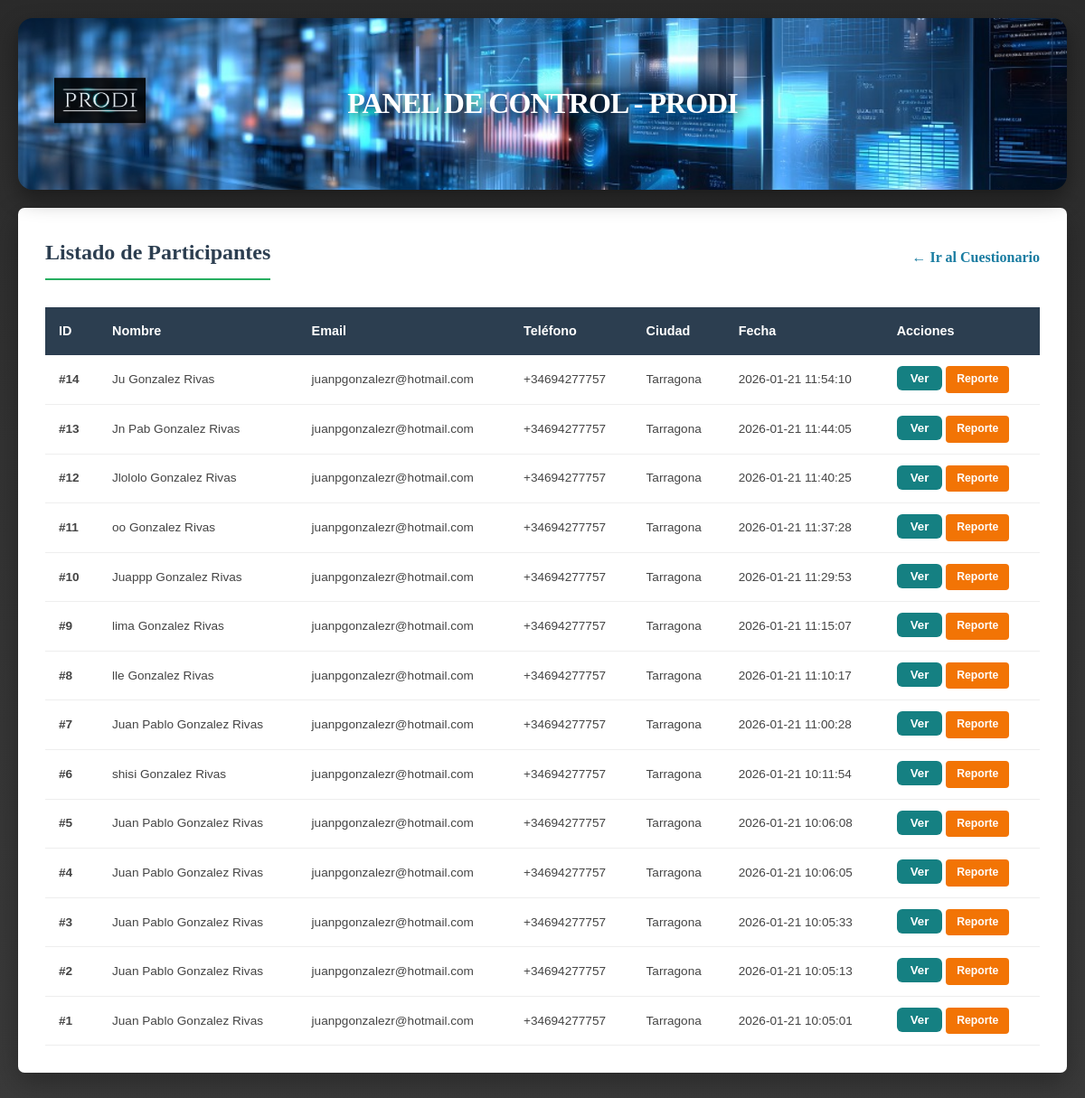
Page /dashboard on the earlier database version.
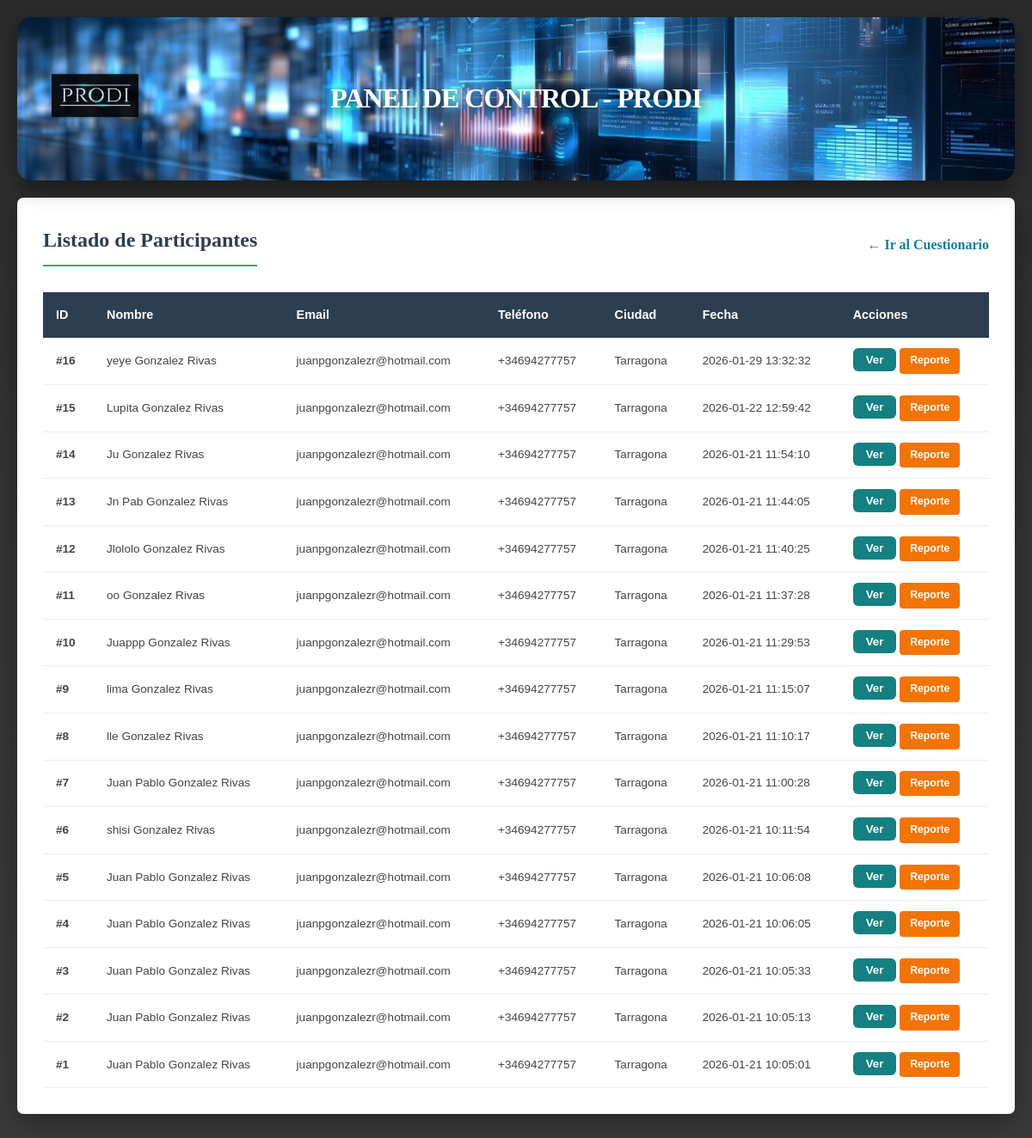
Same page on the later database version.
### tables this page shows
CREATE TABLE historias_clinicas (
            id INTEGER PRIMARY KEY AUTOINCREMENT,
            fecha_registro TEXT DEFAULT CURRENT_TIMESTAMP,
            nombre TEXT, apellidos TEXT, edad INTEGER, sexo TEXT,
            email TEXT, 
            telefono TEXT, ciudad TEXT, pais TEXT,
            antecedentes TEXT, presion_sistolica INTEGER, presion_diastolica INTEGER,
            medicamento_presion TEXT, glucosa_ayunas INTEGER, medicamento_glucosa TEXT,
            hba1c REAL, colesterol_total INTEGER, trigliceridos INTEGER,
            colesterol_ldl INTEGER, colesterol_hdl INTEGER, medicamento_lipidos TEXT,
            peso_kg REAL, talla_cm REAL, perimetro_abdominal REAL, medicamento_peso TEXT,
            desea_bajar_peso TEXT, porcentaje_perdida TEXT, tiempo_perdida TEXT,
            habito_tabaquico TEXT, exposicion_humo TEXT, nivel_actividad TEXT,
            minutos_actividad_semana TEXT, raciones_frutas INTEGER, raciones_vegetales INTEGER,
            raciones_grano_entero INTEGER, raciones_pescado INTEGER, vasos_bebidas_azucaradas INTEGER,
            habitos_sal TEXT, frecuencia_lacteos TEXT, frecuencia_carnes TEXT,
            frecuencia_alcohol TEXT, cantidad_alcohol_dia TEXT, puntuacion_sueno INTEGER,
            ronca TEXT, circunferencia_cuello REAL, enfermedades_presentadas TEXT,
            escala_salud_hoy INTEGER, ansiedad_nervios TEXT, control_preocupacion TEXT,
            poco_interes TEXT, sentimiento_deprimido TEXT, nivel_optimismo INTEGER,
            nivel_pesimismo INTEGER, notas_medico TEXT, analisis_driver TEXT
        );

### app.py (the view)
@app.route('/dashboard')
def dashboard():
    try:
        conn = sqlite3.connect('prodi_salud.db')
        conn.row_factory = sqlite3.Row
        cursor = conn.cursor()
        cursor.execute("SELECT * FROM historias_clinicas ORDER BY fecha_registro DESC")
        pacientes = cursor.fetchall()
        conn.close()
        return render_template('dashboard.html', pacientes=pacientes)
    except Exception as e:
        return f"Error al cargar el dashboard: {e}"

### templates/dashboard.html (shortened to what this page needs)
<!DOCTYPE html>
<html lang="es">
<head>
    <link rel="stylesheet" href="{{ url_for('static', filename='css/styles_cuestionario.css') }}">
</head>
<body>
    <section class="banner-section" style="background-image: url('{{ url_for('static', filename='img/bds.jpg') }}');">
        <div class="logo-container">
            <a href="/">
                <img src="{{ url_for('static', filename='img/logo.jpg') }}" alt="Logo PRODI" class="banner-logo">
            </a>
        </div>
        <h1 class="section-header">Panel de Control - PRODI</h1>
    </section>
    <div class="dashboard-container">
        <div style="display: flex; justify-content: space-between; align-items: center; margin-bottom: 20px;">
            <h2 style="color: #2c3e50; margin: 0;">Listado de Participantes</h2>
            <a href="/" class="back-link" style="margin: 0;">← Ir al Cuestionario</a>
        </div>
        <div class="table-responsive">
            <table>
                <thead>
                    <tr>
                        <th>ID</th>
                        <th>Nombre</th>
                        <th>Email</th>
                        <th>Teléfono</th>
                        <th>Ciudad</th>
                        <th>Fecha</th>
                        <th>Acciones</th>
                    </tr>
                </thead>
                <tbody>
                    {% for p in pacientes %}
                    <tr>
                        <td><strong>#{{ p.id }}</strong></td>
                        <td>{{ p.nombre }} {{ p.apellidos }}</td>
                        <td>{{ p.email }}</td>
                        <td>{{ p.telefono }}</td>
                        <td>{{ p.ciudad }}</td>
                        <td>{{ p.fecha_registro }}</td>
                        <td class="flex gap-2">
                            <button class="btn-detalle" onclick="verDetalle('{{ p.id }}', '{{ p.nombre }}')">Ver</button>
                            <a href="{{ url_for('reporte_detalle', p_id=p.id) }}"
                            class="btn-reporte"
                            style="background-color: #F27405; color: white; padding: 5px 12px; border-radius: 4px; text-decoration: none; font-size: 0.9em; font-weight: bold; display: inline-block;">
                            Reporte
                            </a>
                        </td>
                    </tr>
                    {% endfor %}
                </tbody>
            </table>
        </div>
    </div>
</body>
</html>

### static/css/styles_cuestionario.css (style rules this page uses)
:root { --color-bg: #014040; --color-primary: #02735E; --color-secondary: #ffffff; --color-accent: #F27405; --color-alert: rgba(115, 23, 2, 0.4); --glass-bg: rgba(255, 255, 255, 0.1); --glass-border: rgba(255, 255, 255, 0.2); }
body { font-family: Georgia, 'Times New Roman', Times, serif; background-image: url('../img/A5.jpg'); background-repeat: repeat; background-size: auto; background-position: center; color: #333; line-height: 1.6; padding: 20px; }
.banner-section { position: relative; background-size: cover; background-position: center; padding: 20px 20px; text-align: center; border-radius: 16px; box-shadow: 0 10px 25px rgba(0, 0, 0, 0.4); overflow: hidden; display: flex; align-items: center; justify-content: center; min-height: 150px; }
.banner-section::before { content: ""; position: absolute; top: 0; left: 0; right: 0; bottom: 0; background: rgba(0, 0, 0, 0.0); z-index: 1; }
.banner-section .section-header { position: relative; z-index: 2; color: #ffffff; font-size: 2rem; font-weight: 800; text-shadow: 2px 4px 15px rgba(0, 0, 0, 0.9); text-transform: uppercase; letter-spacing: -0.03em; line-height: 1.1; word-wrap: break-word; overflow-wrap: break-word; max-width: 95%; margin: 0 auto; }
h1 { font-family: Georgia, 'Times New Roman', Times, serif; }
.logo-container { position: absolute; top: 15px; left: 25px; z-index: 10; }
.banner-logo { height: 60px; width: auto; opacity: 0.9; transition: all 0.3s ease; filter: drop-shadow(0 2px 4px rgba(0,0,0,0.5)); }

### templates/dashboard.html (style rules this page uses)
body { font-family: Georgia, 'Times New Roman', Times, serif; background: linear-gradient(180deg, #2a2a2a 0%, #333333 40%, #3a3a3a 100%); color: #f0f0f0; line-height: 1.6; padding: 1.5; margin: 0; }
.banner-section { position: relative; height: 120px; background-size: cover; background-position: center; display: flex; justify-content: center; align-items: center; }
.section-header { color: white; z-index: 2; font-size: 3rem; text-shadow: 2px 2px 10px rgba(0,0,0,0.8); border-bottom: none !important; margin: 0; }
.dashboard-container { padding: 30px; max-width: 1200px; margin: 20px auto; background: white; border-radius: 7px; box-shadow: 0 10px 30px rgba(0,0,0,0.3); color: #333; }
h2 { color: #2c3e50; margin-bottom: 20px; border-bottom: 2px solid #27ae60; padding-bottom: 10px; }
.table-responsive { overflow-x: auto; }
table { width: 100%; border-collapse: collapse; margin-top: 10px; font-family: sans-serif; }
th { background-color: #2c3e50; color: white; padding: 15px; text-align: left; font-size: 0.9rem; }
td { padding: 12px 15px; border-bottom: 1px solid #eee; color: #444; font-size: 0.85rem; }
.btn-detalle { background-color: #158082; color: white; border: none; padding: 6px 15px; border-radius: 6px; cursor: pointer; font-weight: bold; transition: 0.3s; }
.back-link { color: #197ca1; text-decoration: none; font-weight: bold; }
.logo-container { position: absolute; top: 50%; left: 40px; transform: translateY(-50%); z-index: 10; display: flex; align-items: center; }
.banner-logo { height: 50px; width: auto; }

Differences in the rows shown:
added historias_clinicas: id "16", nombre "yeye", apellidos "Gonzalez Rivas", email "juanpgonzalezr@hotmail.com", telefono "+34694277757", ciudad "Tarragona", fecha_registro "2026-01-29 13:32:32"
added historias_clinicas: id "15", nombre "Lupita", apellidos "Gonzalez Rivas", email "juanpgonzalezr@hotmail.com", telefono "+34694277757", ciudad "Tarragona", fecha_registro "2026-01-22 12:59:42"
